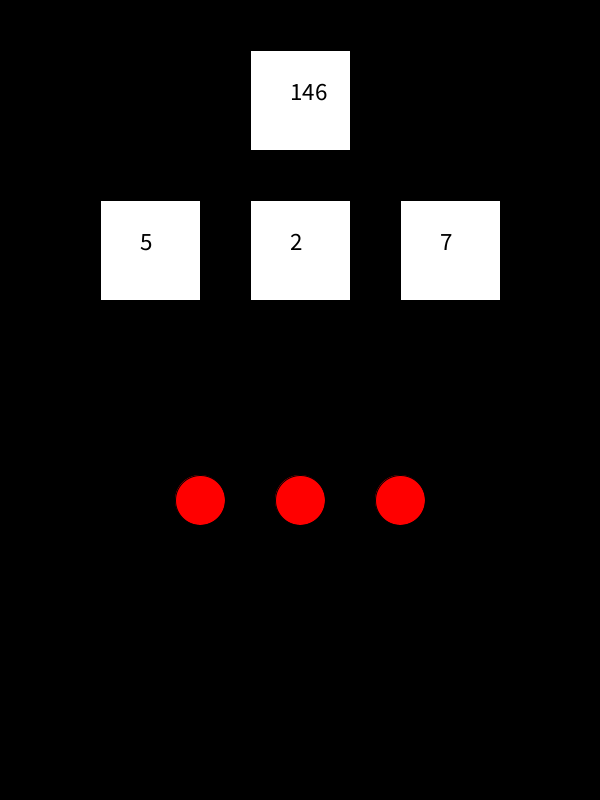
Frame 1 (no input)
Frame 2 (the mouse pressed at the canvas centre, redrawn once): identical to frame 1, image omitted

The Processing sketch that drew this single still picture (run headless with seeded random() and noise(); the mouse was pressed at the canvas centre and the sketch redrawn once):

// Processing sketch: application
// ── application.pde

class Wall {
  int[] printNumber1,printNumber2,printNumber3;
  int cnt = 0;
  int r;
  int zanki = 3;
  int question;
  void calc() {
    //easyの時
    int num = (int)random(50,200);
    /*normal
    int num = (int)random(500,1000);
    hard
    int num = (int)random(7000,10000);
    */
    //問いは素数にしたくない
    while(isPrime(num) == 0) {
      num = (int)random(50,200);
    }
    question = num;
    println(num);
    //素因数分解の元
    int nums[] = new int[100];
    //素因数分解実行
    for(int i = 2;i <= num;i++) {
      while(num % i == 0) {
        //素因数分解の値を格納
        nums[cnt] = i;
        cnt++;
        num /= i;
      }
    }
    printNumber1 = new int[cnt];
    printNumber2 = new int[cnt];
    printNumber3 = new int[cnt];
    for(int i = 0;i < cnt;i++) {
      //配列printNumber1に正解を格納、printNumber2、printNumber3に間違いを格納。
      printNumber1[i] = nums[i];
      printNumber2[i] = int(random(2,15));
      printNumber3[i] = int(random(2,15));
    }
    //間違いである選択肢が正解と被らないようにする。
    for(int i = 0;i < cnt;i++) {  
      for(int j = 0;j < cnt;j++) {
        while(printNumber2[i] == printNumber1[j]|| isPrime(printNumber2[i]) == 1){
          printNumber2[i] = int(random(2,20));
          j=0;
        }
      }
    }
    for(int i = 0;i < cnt;i++) {  
      for(int j = 0;j < cnt;j++) {
        while(printNumber3[i] == printNumber1[j] ||  printNumber3[i] == printNumber2[i] || isPrime(printNumber3[i]) == 1){
          printNumber3[i] = int(random(2,20));
          j=0;
        }
      }
      println(printNumber1[i] + " " + printNumber2[i]+" " +printNumber3[i]);
    }
      
    //関数呼び出し、この時kは配列の最右要素の添字
    cnts++;
    drawWall(cnts-1);
  }
  
  private int isPrime(int num){
    for(int i = 2;i < num;i++){
      if(num % i == 0){
        return 1;
      }
    }
    return 0;
  }
  void drawWall(int i) {
    if(cnts == 0){
      //初回のみ素因数分解
      calc();
    }else if(zanki < 0){
      //残機マイナスよりゲームオーバー、ゲーム終了画面へ
      noLoop();
    }else if(question == 1){
      //これ以上分解する要素がないのでゲームクリア、ゲーム終了画面へ
      noLoop();
    }else if(i < printNumber1.length){
      fill(255);
      rect(width / 2 - 50,height/4 - 150,100,100);
      fill(0);
      textSize(25);
      
      text(str(question),width/2 - 10,height / 4 - 100);
     
      //3つの壁左->中央->右
      fill(255);
      rect(width/4 - 50,height/4,100,100);
      rect(width / 2 - 50,height/4,100,100);
      rect(width*3/4 - 50,height/4,100,100);
      fill(255,0,0);
      //赤丸残機数表示　
      if(zanki == 3){
        ellipse(200,500,50,50);
        ellipse(300,500,50,50);
        ellipse(400,500,50,50);
      }else if(zanki == 2){
        ellipse(200,500,50,50);
        ellipse(300,500,50,50);
      }else if(zanki == 1){
        ellipse(200,500,50,50);
      }
      r = int(random(3));
      fill(0);
      //壁の中に選択肢がランダムに現れる。
      if(r == 0){
        //左の壁が正解
        text(str(printNumber1[i]),width/4 -10,height / 4 + 50);
        text(str(printNumber2[i]),width/2 -10,height / 4 + 50);
        text(str(printNumber3[i]),width*3/4 -10,height / 4 + 50);
      }else if(r == 1){
        //中央の壁が正解
        text(str(printNumber2[i]),width/4 - 10,height / 4 + 50);
        text(str(printNumber1[i]),width/2 -10 ,height / 4 + 50);
        text(str(printNumber3[i]),width*3/4 -10 ,height / 4 + 50);
      }else {
        //右の壁が正解
        text(str(printNumber2[i]),width/4 - 10,height / 4 + 50);
        text(str(printNumber3[i]),width/2  -10 ,height / 4 + 50);
        text(str(printNumber1[i]),width*3/4 -10,height / 4 + 50);
      }
      noLoop();
    }
  }
  void brokenWall(){
    stroke(50);
    //左壁の判定
      if(mouseX >= width / 4-50 && mouseY >= height / 4 && 
      mouseX <= width / 4 + 50 && mouseY <= height / 4 + 100){
        if(r == 0) {
          //正解の時、上壁に表示する整数questionを選んだ正解の整数で割る
          question /= printNumber1[cnts-1];
        }else if(r == 1){
          //間違いの時残機をマイナス、
          zanki--;
          cnts--;
        }else {
          zanki--;
          cnts--;
        }
      }else if(mouseX >= width / 2 -50&& mouseY >= height / 4 && 
      mouseX <= width / 2 + 50 && mouseY <= height / 4 + 100){//中壁の判定
        if(r == 0) {
          zanki--;
         cnts--;
        }else if(r == 1){
          question /= printNumber1[cnts-1];
        }else {
          zanki--;
          cnts--;
        }
      }else if(mouseX >= width*3 / 4 -50 && mouseY >= height / 4 && 
      mouseX <= width*3 / 4 + 50 && mouseY <= height / 4 + 100){//右壁の判定
        if(r == 0) {
          zanki--;
         cnts--;
        }else if(r == 1){
          zanki--;
          cnts--;
        }else {
           question /= printNumber1[cnts-1];
        }
     }
     cnts++;
  }
      
}
  


Wall w;

int cnts = 0; //壁に表示数る数字の配列の番号、壁を更新するために必要

void setup() {
  size(600,800);
  w = new Wall();
}
void draw() {
  
  background(0);
  w.drawWall(cnts-1);
}
void mouseClicked(){
  loop();
  w.brokenWall();
}
